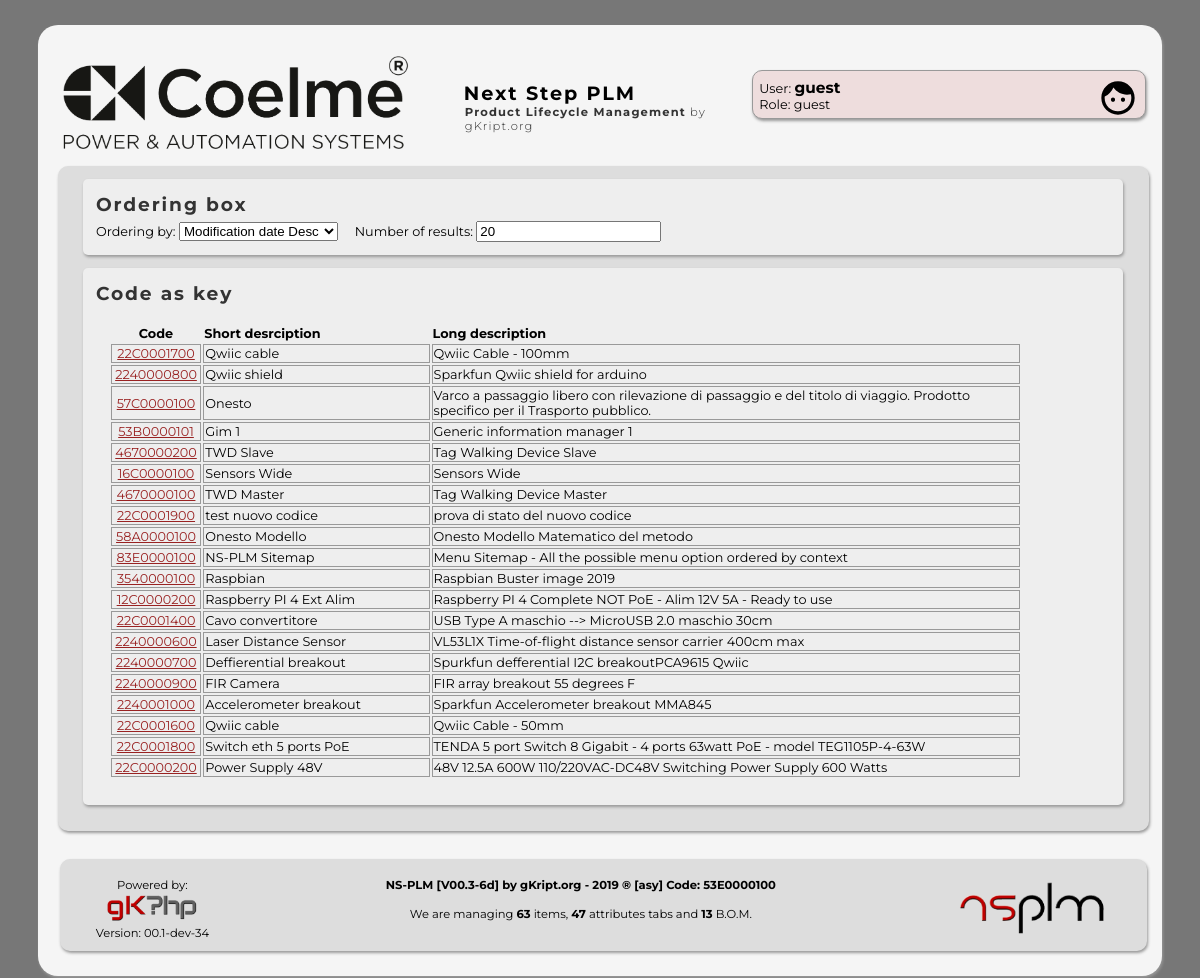
Screenshot of /search.php with the database file from the repository.
### tables this page shows
CREATE TABLE IF NOT EXISTS `elenco_codici` (
  `idCodice` int(11) NOT NULL AUTO_INCREMENT,
  `codice` varchar(10) NOT NULL,
  `T` int(1) NOT NULL,
  `CG` varchar(3) NOT NULL,
  `CS` varchar(3) NOT NULL,
  `abbreviazione` text NOT NULL,
  `descrizione` text NOT NULL,
  `dbCodici` int(11) NOT NULL DEFAULT 0,
  `status` int(3) NOT NULL DEFAULT 1,
  `createTS` timestamp NOT NULL DEFAULT current_timestamp(),
  `modifyTS` timestamp NOT NULL DEFAULT current_timestamp() ON UPDATE current_timestamp(),
  PRIMARY KEY (`idCodice`),
  UNIQUE KEY `codice` (`codice`)
);

### src/php/gkphp/Mysqli_gk.php (called while the page is built, shortened)
<?php
	function query_get_num_rows( $query , $echo = 0 ) {
		global $mysqli;
		$result = $mysqli->query ( $query ) or
			die( "query_single_line() : Problem with query<br/>&nbsp;&nbsp;&nbsp;&nbsp;Query : $query<br/>&nbsp;&nbsp;&nbsp;&nbsp;MySql :" . $mysqli->error ."<br/>" );
		return $result->num_rows;
	}
?>

### src/php/template/code_functions.php (the view, shortened to what this page needs)
<?php
	function code_link( $code , $link = "code.php?code" ) {
		echo '<a href="' . $link . "=" . $code . '">' . $code . "</a>";
	}
?>

### search.php (shortened to what this page needs)
<?php
	require_once 'includes.php';
	require_once NSID_PLM_SRC_TEMPLATE . 'code_functions.php';
	$order 	= get_check( 'order'	, "mod_desc"	);
	$limit	=	get_check( 'limit' 	, 20					);
	include NSID_PLM_SRC_TEMPLATE . 'navmenu.php';
	$sql = "";
	$nores = 5;
	if ( ( ! $order ) || ( $order == "cod_desc" ) )
		$sorder = "ORDER BY `elenco_codici`.`codice` DESC";
	else if ( $order == "cod_asc" )
		$sorder = "ORDER BY `elenco_codici`.`codice` ASC";
	else if ( $order == "short_desc" )
		$sorder = "ORDER BY `elenco_codici`.`abbreviazione` DESC";
	else if ( $order == "short_asc" )
		$sorder = "ORDER BY `elenco_codici`.`abbreviazione` ASC";
	else if ( $order == "long_desc" )
		$sorder = "ORDER BY `elenco_codici`.`descrizione` DESC";
	else if ( $order == "long_asc" )
		$sorder = "ORDER BY `elenco_codici`.`descrizione` ASC";
	else if ( $order == "creat_desc" )
		$sorder = "ORDER BY `elenco_codici`.`createTS` DESC";
	else if ( $order == "creat_asc" )
		$sorder = "ORDER BY `elenco_codici`.`createTS` ASC";
	else if ( $order == "mod_desc" )
		$sorder = "ORDER BY `elenco_codici`.`modifyTS` DESC";
	$slimit = "Limit 0,$limit;";
	if ( ( $T != "_" ) || ( $G != "_" ) || ( $S != "_" ) || ( $text != "" ) ) {
		$test = 0;
		$activity = 1;
		if ( $text == "" ) {
			if ( ( $T == "x" ) || ( $T == "" ) )	$T = "_";
			if ( ( $G == "x" ) || ( $G == "" ) )	$G = "_";
			if ( ( $S == "x" ) || ( $S == "" ) )	$S = "_";
			$str = "&nbsp;&nbsp;&nbsp;&nbsp;Context: \"" . $T.$G.$S . "\"";
			$insflt = "WHERE `codice` LIKE '".$T.$G.$S."%'";
			$sql = "SELECT * FROM `elenco_codici` $insflt $sorder $slimit;";
			if ( query_get_num_rows( $sql ) )	$test++;
		}
		else {
			if ( is_context( $text ) ) {
				$upstr = strtoupper( $text );
				$T = substr( $upstr , 0 , 1 );
				$G = substr( $upstr , 1 , 1 );
				$S = substr( $upstr , 2 , 1 );
			}
			$sql = "SELECT * FROM `elenco_codici` WHERE `codice` LIKE '%$text%' $sorder $slimit;";
			if ( query_get_num_rows( $sql ) )	$test++;
			$sql = "SELECT * FROM `elenco_codici` WHERE `abbreviazione` LIKE '%$text%' $sorder $slimit;";
			if ( query_get_num_rows( $sql ) )	$test++;
			$sql = "SELECT * FROM `elenco_codici` WHERE `descrizione` LIKE '%$text%' $sorder $slimit;";
			if ( query_get_num_rows( $sql ) )	$test++;
			$str = "&nbsp;&nbsp;&nbsp;&nbsp;" . "Text: \"" . $text . "\"";
			$sql = "";
		}
	}
	else
		$sql = "SELECT * FROM `elenco_codici` $sorder $slimit;";
?>
	<div class="insidecodelite">
		<div class="codelite">
			<h2>Ordering box</h2><br/>
		</div>
<?php
		$rows = query_get_num_rows( $sql );
		if ( $rows ) {
?>
		<div class="codelite">
			<h2>Code as key</h2><br/>
			<table style="margin:1em;" width="90%">
				<tr>
					<th style="text-align: center;" >Code</th>
					<th style="text-align: left;" >Short desrciption</th>
					<th style="text-align: left;" >Long description</th>
				</tr>
	<?php
			if ($result = $mysqli->query($sql)) {
				for( $r = 0 ; $r < $rows ; $r++ ) {
						$array = $result->fetch_array();
						print( "<td style='text-align: center; border:1px solid #999;' width='10%'>" );
						code_link($array['codice']);
				}
			}
	?>
			</table>
		</div>
<?php
		}
		else
			$nores--;
	?>
	</div>
<?php
	include NSID_PLM_SRC_TEMPLATE . 'footer.php';
?>

### rows the page displays
elenco_codici: codice "22C0001700"
elenco_codici: codice "2240000800"
elenco_codici: codice "57C0000100"
elenco_codici: codice "53B0000101"
elenco_codici: codice "4670000200"
elenco_codici: codice "16C0000100"
elenco_codici: codice "4670000100"
elenco_codici: codice "22C0001900"
elenco_codici: codice "58A0000100"
elenco_codici: codice "83E0000100"
elenco_codici: codice "3540000100"
elenco_codici: codice "12C0000200"
elenco_codici: codice "22C0001400"
elenco_codici: codice "2240000600"
elenco_codici: codice "2240000700"
elenco_codici: codice "2240000900"
elenco_codici: codice "2240001000"
elenco_codici: codice "22C0001600"
elenco_codici: codice "22C0001800"
elenco_codici: codice "22C0000200"

### other values shown
tag_enclosed( "h1" , "Next Step PLM" ) "Next Step PLM"
$text "User: guest Role: guest Ordering by:"
$label_text "Number of results:"
$text "Qwiic cable Qwiic Cable - 100mm"
$text "Qwiic shield Sparkfun Qwiic shield for arduino"
$text "Onesto Varco a passaggio libero con rilevazione di passaggio e del titolo di viaggio. Prodotto specifico per il Trasporto pubblico."
$text "Gim 1 Generic information manager 1"
$text "TWD Slave Tag Walking Device Slave"
$text "Sensors Wide Sensors Wide"
$text "TWD Master Tag Walking Device Master"
$text "test nuovo codice prova di stato del nuovo codice"
$text "Onesto Modello Onesto Modello Matematico del metodo"
$text "NS-PLM Sitemap Menu Sitemap - All the possible menu option ordered by context"
$text "Raspbian Raspbian Buster image 2019"
$text "Raspberry PI 4 Ext Alim Raspberry PI 4 Complete NOT PoE - Alim 12V 5A - Ready to use"
